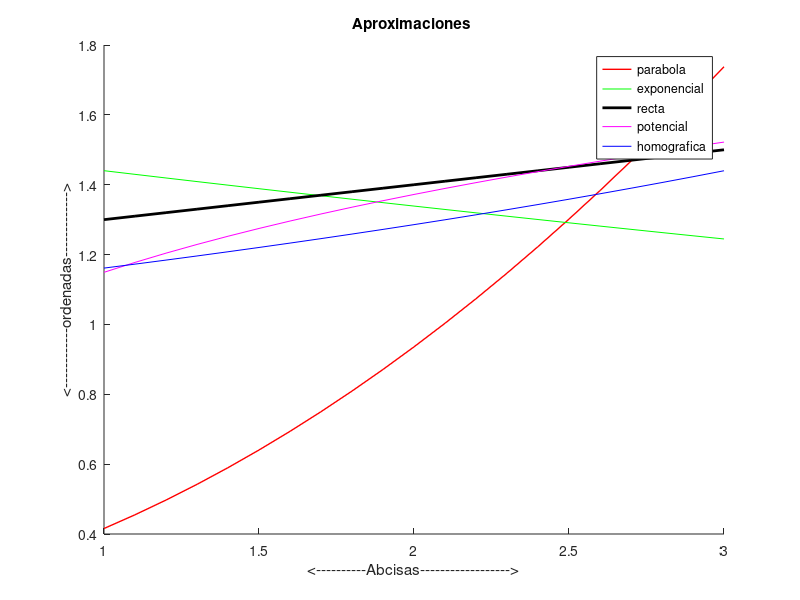

The MATLAB source for this figure:

%abcisas = input("ingrese abcisas \n");
%ordenadas = input ("ingrese ordenadas \n");
abcisas = [ 1 2 3 ];
ordenadas=[1 2 1.2 ];
cantAbcisas = length(abcisas);
hold on ;
sprintf("cantidad de puntos ingresados es : %f",cantAbcisas);
sx1=0;
sx2=0;
sx3=0;
sx4=0;
sy1=0;
sy2=0;
sy3=0;
sy4=0;
sfxPorx=0;
sfxPorx2=0;
mediaX=0;
mediaY=0;
sLnDeLaImagen=0;
sLnDex=0;
sLnDeLaImagenPorLaImagen=0;
sLnDexAl2=0;
sLnDeLaImagenPorLnDex=0;
sDexiSobreyi = 0;
sDeInversaDeyi=0;
cantDePuntos=length(abcisas);

for i=1:cantDePuntos
  xi=abcisas(i);
  yi=ordenadas(i);
    sx1=sx1+xi;
    sy1=sy1+yi;
    sx2=sx2+(xi^2);
    sx3=sx3+(xi^3);
    sx4=sx4+(xi^4);
    sfxPorx=sfxPorx+xi*yi;
    sfxPorx2=sfxPorx2+xi*xi*yi;
    sLnDeLaImagen=sLnDeLaImagen+log(yi);
    sLnDeLaImagenPorLaImagen=sLnDeLaImagenPorLaImagen+log(yi)*yi;
    sLnDeLaImagenPorLnDex=sLnDeLaImagenPorLnDex+log(yi)*log(xi);
    sLnDex = sLnDex+log(xi);
    sLnDexAl2 = sLnDexAl2+(log(xi)*log(xi));
    sDexiSobreyi = sDexiSobreyi+ (xi/yi);
    sDeInversaDeyi = sDeInversaDeyi +(1/yi);
endfor
matrizNormalParaLaParabola = [sx4 sx3 sx2 ;
                              sx1 sx2 sx3  ;
                              sx2 sx3  cantDePuntos];
matrizNormalParaLaExponencial=[sx2 sx1;
                              sx1 cantDePuntos]; 
matrizNormalParaLaRecta = [sx2 sx1;
                           sx1 cantDePuntos];
matrizNormalParaLaPotencial = [sLnDexAl2 sLnDex;
                                sLnDex cantDePuntos];
matrizNormalParaLaHomografica = [sx2 sx1;
                                  sx1 cantDePuntos];

terminosIndependientesDeLaParabola = [sfxPorx2;sfxPorx;sx1] ; %matriz de un vector columna
terminosIndependientesDeLaExponencial = [sLnDeLaImagenPorLaImagen;sLnDeLaImagen];
terminosIndependientesDeRecta = [sfxPorx;sy1];
terminosIndependientesDeLaHomografica = [sDexiSobreyi;sDeInversaDeyi];
terminosIndependientesDeLaPotencial = [sLnDeLaImagenPorLnDex;sLnDeLaImagen];
coeficientesDeLaParabola  = inv(matrizNormalParaLaParabola)*terminosIndependientesDeLaParabola;%[a;b;c] para ax^2+bx+c
coeficientesDeLaExponencial = inv(matrizNormalParaLaExponencial)*terminosIndependientesDeLaExponencial; % [a;ln(b)]
coeficientesDeLaRecta = inv(matrizNormalParaLaRecta)*terminosIndependientesDeRecta;%[a;b]
coeficientesDeLaPotencial = inv(matrizNormalParaLaPotencial)*terminosIndependientesDeLaPotencial;%[a,ln(b)]
coeficientesDeLaHomografica = inv(matrizNormalParaLaHomografica)*terminosIndependientesDeLaHomografica; %[1/a;b/a]
parabola_a = coeficientesDeLaParabola(1,1);
parabola_b = coeficientesDeLaParabola(2,1);
parabola_c = coeficientesDeLaParabola(3,1);
exponencial_a = coeficientesDeLaExponencial(1,1);
exponencial_b  = e^(coeficientesDeLaExponencial(2,1));                    
recta_a = coeficientesDeLaRecta(1,1);
recta_b = coeficientesDeLaRecta(2,1);
potencial_a = coeficientesDeLaPotencial(1,1);
potencial_b = e.^coeficientesDeLaPotencial(2,1);      
homografica_a = 1/coeficientesDeLaHomografica(1,1);
homografica_b = homografica_a*coeficientesDeLaHomografica(2,1);
x = (abcisas(1,1):0.1:abcisas(1,cantDePuntos));
x_2=x;x_3=x_2;x_4=x_3;x_5=x_4;
parabola_polinomio = parabola_a*(x.^2)+(parabola_b*x)+parabola_c;
exponencial_funcion = exponencial_b*(e.^(exponencial_a*x));
recta_funcion=recta_a*x+recta_b;
potencial_funcion = potencial_b*(x.^(potencial_a));
homografica_funcion = homografica_a./(x+homografica_b);
%plot(abcisas,ordenadas);
plot(x,parabola_polinomio,'r','linewidth',1);
plot(x,exponencial_funcion,'g');% g de green
plot(x,recta_funcion,'k','linewidth',2);%negro
plot(x,potencial_funcion,'m');%magenta
plot(x,homografica_funcion,'b');%blue
title("Aproximaciones ");
xlabel("<----------Abcisas------------------>");
ylabel("<------------ordenadas------------->");
legend('parabola','exponencial','recta','potencial','homografica');
print('minimos cuadrados.png','-dpng');
